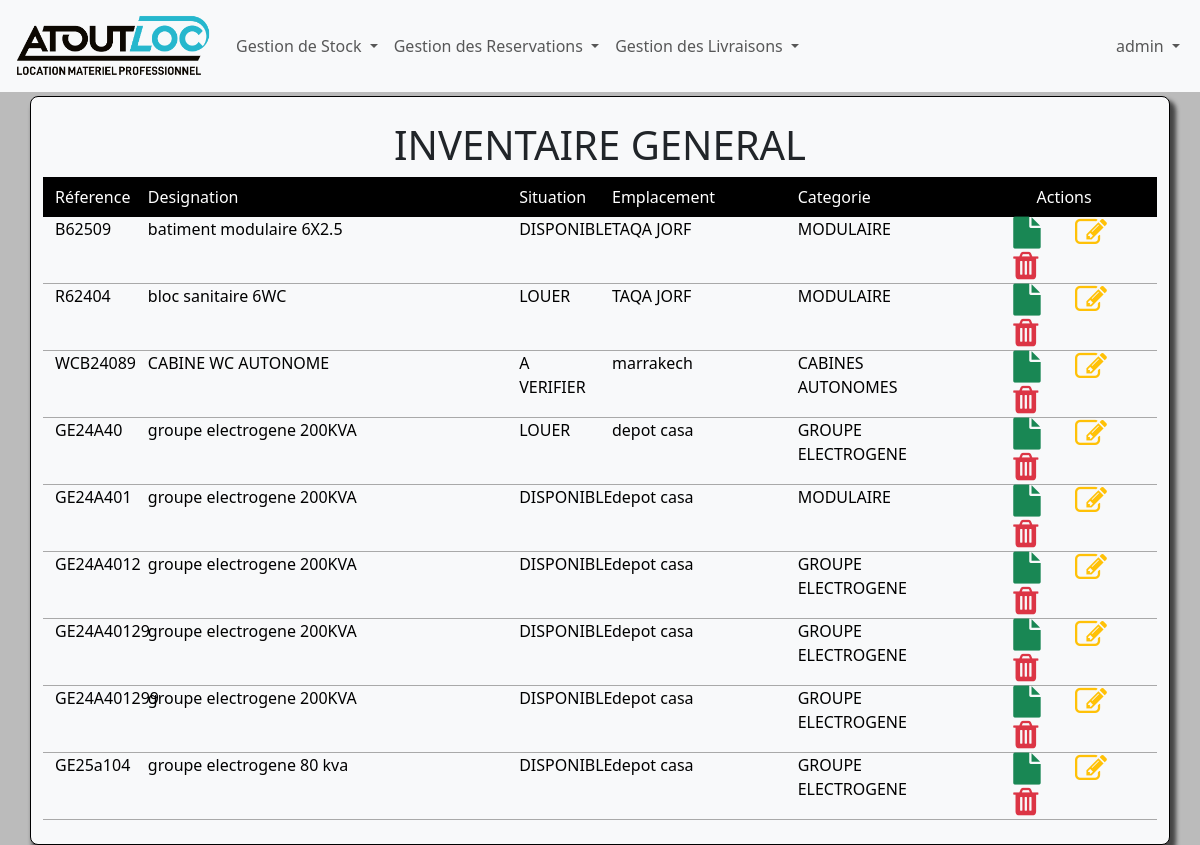
/stock/ (signed in), run on an earlier commit of the app's database.
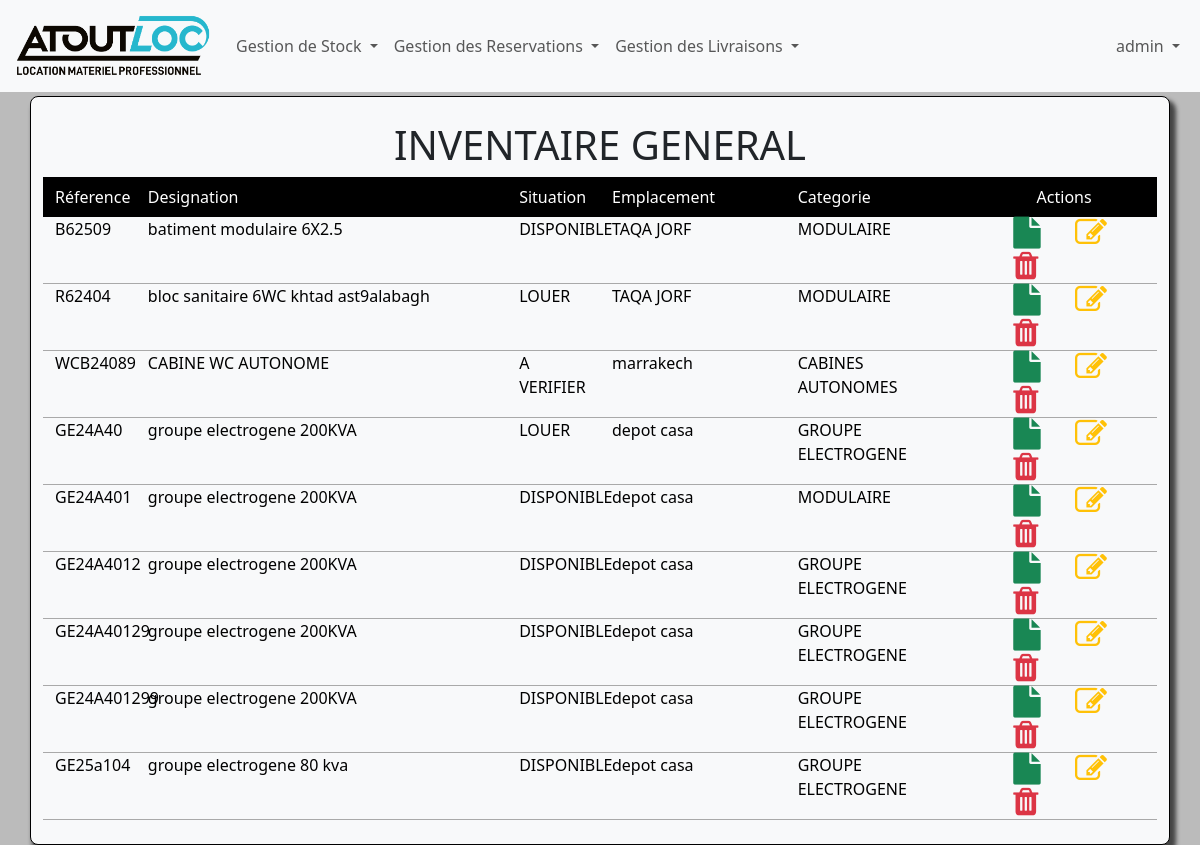
And on a later commit of the database.
### inventaire/models.py (models this page shows, shortened)
class Stock(models.Model):
    refMateriel=models.CharField(max_length=50,primary_key=True)
    designation=models.CharField(max_length=100)
    situation=models.CharField(max_length=50)
    lieu=models.CharField(max_length=100)
    categorie=models.CharField(max_length=50)

### inventaire/views.py (the view)
# urls.py: path('stock/',stock,name='stock'),
@login_required
def stock(request):
    materiel=Stock.objects.all()
    return render(request,'inventaire/stock.html',{
        'title':"Inventaire",
        'materiel':materiel
    })

### inventaire/templates/inventaire/stock.html
{% extends 'base.html' %}
{% block content %}
<div class="p-4 bg-light mt-1 borderShadaw">
<h1 class="text-center">
    INVENTAIRE GENERAL
</h1>
<div class="row bg-black pt-2 pb-2 text-white  ">
    <div class="col-md-1 ">Réference</div>
    <div class="col-md-4 ">Designation</div>
    <div class="col-md-1 ">Situation</div>
    <div class="col-md-2 ">Emplacement</div>
    <div class="col-md-2 ">Categorie</div>
    <div class="col-md-2 text-center">Actions</div>
</div>
<div class="body">
    {% for mat in materiel %}
    <div class="row  ">
        <div class="col-md-1 ">{{mat.refMateriel}}</div>
        <div class="col-md-4 ">{{mat.designation}}</div>
        <div class="col-md-1 ">{{mat.situation}}</div>
        <div class="col-md-2 ">{{mat.lieu}}</div>
        <div class="col-md-2 ">{{mat.categorie}}</div>
        <div class="col-md-2 action">
            <a href="{% url 'detailStock' mat.refMateriel %}"><i class='fa fa-file  fa-2x text-success'></i></a>
            <a href=''><i class='fa fa-edit  fa-2x  text-warning'></i></a>
            <a href=''><i class='fa fa-trash fa-2x  text-danger'></i></a>
        </div>
    </div>
    {% endfor%}
</div>
</div>
{% endblock content%}

What changed in the data, as far as the page shows it:
changed Stock "R62404": designation "bloc sanitaire 6WC" → "bloc sanitaire 6WC khtad ast9alabagh"
